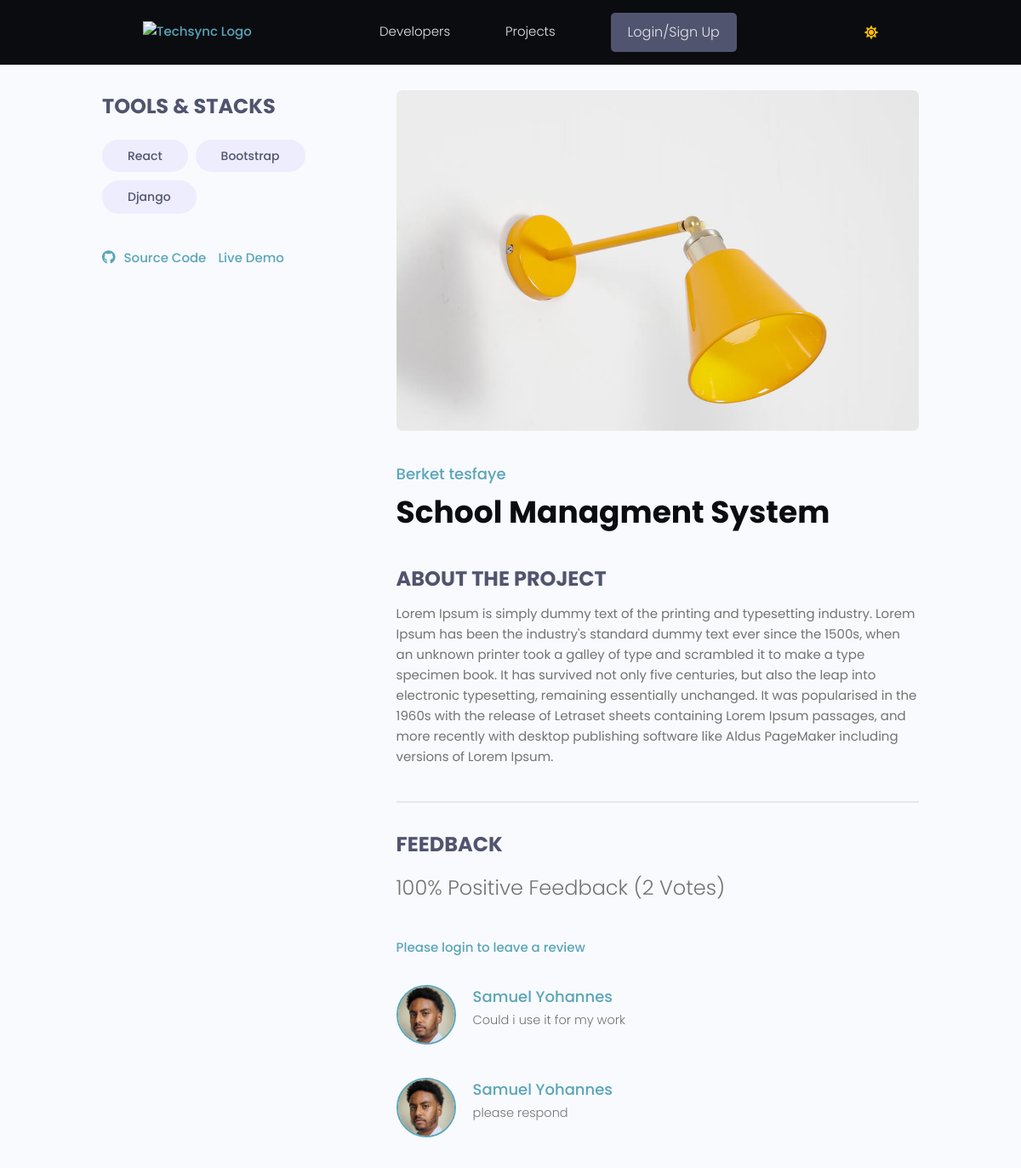
The page /projects/project_detail/14d0ca97-825e-4896-b68b-15971ab37885/ on the database as committed earlier.
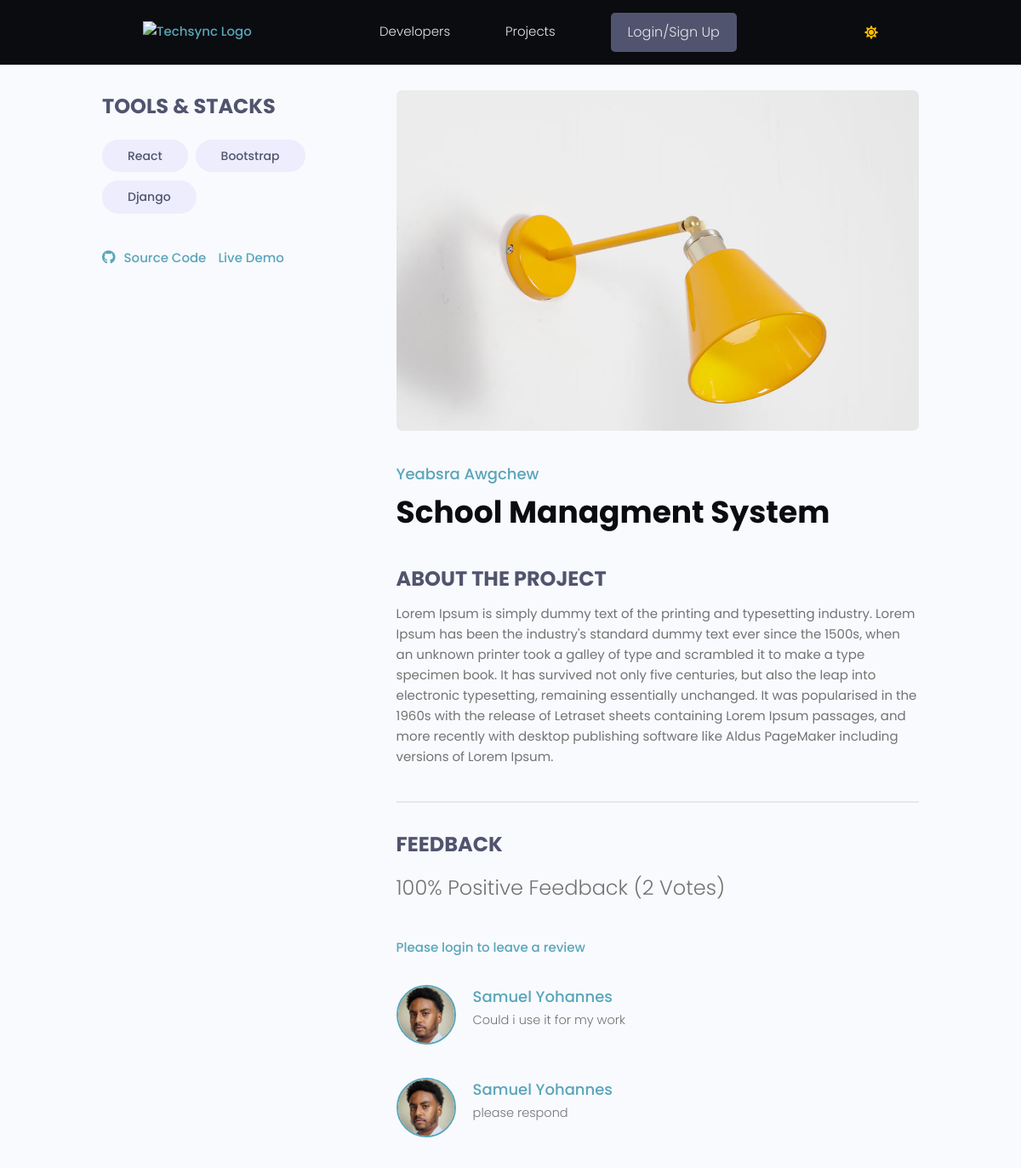
The same page on the database as committed later.
### projects/models.py (models this page shows, shortened)
class Project(models.Model):
    id = models.UUIDField(default=uuid.uuid4, primary_key=True, unique=True, editable=False)
    owner = models.ForeignKey(Profile, on_delete=models.SET_NULL, null=True)
    title = models.CharField(max_length=100)
    description = models.TextField(null=True, blank=True)
    image = models.ImageField(null=True, blank=True, default='default.jpg', upload_to= 'project_image')
    demo_link = models.URLField(null=True, blank=True)
    source_link = models.URLField(null=True, blank=True)
    created_at = models.DateTimeField(auto_now_add=True)
    tags = models.ManyToManyField('Tag', blank=True)
    vote_count = models.IntegerField(default=0, null=True, blank=True)
    vote_ratio = models.IntegerField(default=0, null=True, blank=True)
    class Meta:
        ordering = ['-created_at']

### users/models.py (models this page shows, shortened)
class Profile(models.Model):
    id = models.UUIDField(default=uuid.uuid4, primary_key=True, unique=True, editable=False, )
    user = models.OneToOneField(User, on_delete=models.CASCADE,null=True,blank=True)
    name = models.CharField(max_length=200, blank=True,null=True)
    username = models.CharField(max_length=200, blank=True,null=True,unique=True)
    headline = models.CharField(max_length=200, blank=True,null=True)
    about = models.TextField(blank=True, null=True)
    location = models.CharField(max_length=200, blank=True,null=True)
    profile_image = models.ImageField(null=True, blank=True,upload_to='profiles', default='default_profile.png')
    github_link = models.CharField(max_length=200, blank=True,null=True)
    twitter_link = models.CharField(max_length=200, blank=True,null=True)
    linkedin_link = models.CharField(max_length=200, blank=True,null=True)
    personal_link = models.CharField(max_length=200, blank=True,null=True)
    created_at = models.DateTimeField(auto_now_add=True)

### projects/views.py (the view)
# urls.py: path('project_detail/<str:pk>/', views.project_detail, name='project_detail'),
def project_detail(request, pk):
    project = Project.objects.get(id=pk)
    tags = project.tags.all()
    if request.method == 'POST':
        form = ReviewForm(request.POST)
        if form.is_valid():
            review = form.save(commit=False)
            review.project = project
            review.owner = request.user.profile
            review.save()
            project.update_vote_count()
            return JsonResponse({'message': 'Review submitted successfully!'}, status=200)
        else:
            return JsonResponse({'errors': form.errors}, status=400)
    else:
        form = ReviewForm()
    context = {
        'project': project,
        'tags': tags,
        'form': form,
    }
    return render(request, 'projects/project_detail.html', context)

### templates/projects/project_detail.html (shortened to what this page needs)
{% extends "main/main.html" %}
{% block content %}
<main class="singleProject my-md">
    <div class="container">
        <div class="layout">
            <div class="column column--1of3">
                <h3 class="singleProject__subtitle">Tools & Stacks</h3>
                <div class="singleProject__toolStack">
                    {% for tags in project.tags.all %}
                    <span class="tag tag--pill tag--sub tag--lg">
                        <small>{{ tags.name }}</small>
                    </span>
                    {% endfor %}
                </div>
                {% if project.source_link %}
                <a class="singleProject__liveLink" href="{{ project.source_link }}" target="_blank"><i class="fab fa-github"></i>Source Code</a>
                {% endif %}
                {% if project.demo_link %}
                <a class="singleProject__liveLink" href="#" target="_blank">Live Demo
                    {% endif %}
                </a>
            </div>
            <div class="column column--2of3">
                <img class="singleProject__preview" src="{{project.image.url}}" alt="portfolio thumbnail" />
                <a href="{% url 'user-profile' project.owner.pk %}" class="singleProject__developer">{{project.owner.name}}</a>
                <h2 class="singleProject__title">{{project.title}}</h2>
                <h3 class="singleProject__subtitle">About the Project</h3>
                <div class="singleProject__info">
                    {{project.description}}
                </div>
                <div class="comments">
                    <h3 class="singleProject__subtitle">Feedback</h3>
                    {% if project.vote_count > 0 %}
                      <h5 class="project--rating">
                        {{project.vote_ratio}}% Positive Feedback ({{project.vote_count}}
                        Vote{{project.vote_count|pluralize:"s"}})
                      </h5>
                    {% endif %}
                    {% if request.user.profile.id in project.reviewers %}
                    <p>You have already submitted your review for this project</p>
                    {% elif request.user.profile == project.owner %}
                    <p>You cannot review your own work</p>
                    {% else %}
                    <a href="{% url 'login' %}?next={{request.path}}">Please login to leave a review</a>
                    {% endif %}
                    <div class="commentList">
                        {% for review in project.review_set.all %}
                        {% if review.body %}
                        <div class="comment">
                            <a href="{% url 'user-profile' review.owner.id  %}">
                                <img class="avatar avatar--md" src="{{review.owner.profile_image.url}}" alt="user" />
                            </a>
                            <div class="comment__details">
                                <a href="{% url 'user-profile' review.owner.id  %}" class="comment__author">{{review.owner.name}}</a>
                                <p class="comment__info">{{review.body|linebreaksbr}}</p>
                            </div>
                        </div>
                        {% endif %}
                        {% endfor %}
                    </div>
                </div>
            </div>
        </div>
    </div>
</main>
{% endblock %}

Rows that differ between the two databases and show on the page:
changed Project "School Managment System": owner.name "Berket tesfaye" → "Yeabsra Awgchew"
